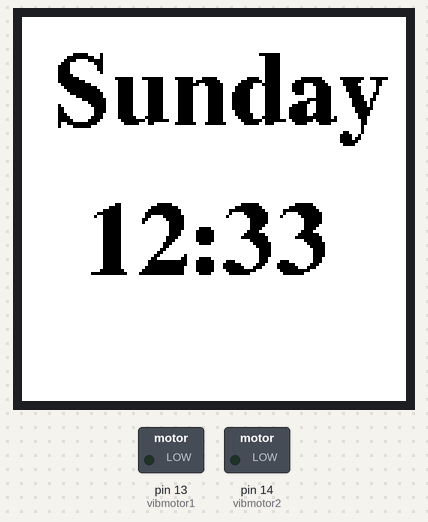
Bench run of a sketch on a simulated Arduino Uno, built with avr-gcc and run on an emulated ATmega328P. Parts: 128×128 colour display, switched loads named in the sketch (green lamp = pin HIGH).

Above: at 0.2 s.
At 60.1 s:
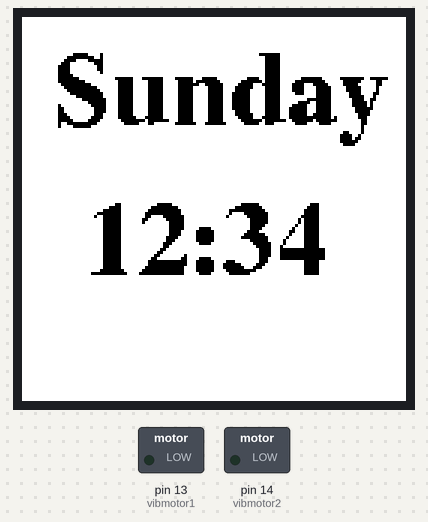
At 120.1 s:
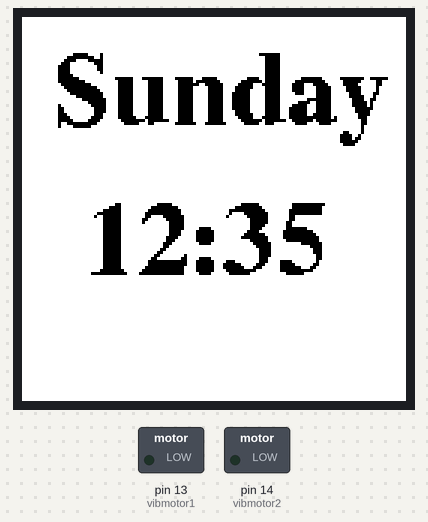
At 121.1 s:
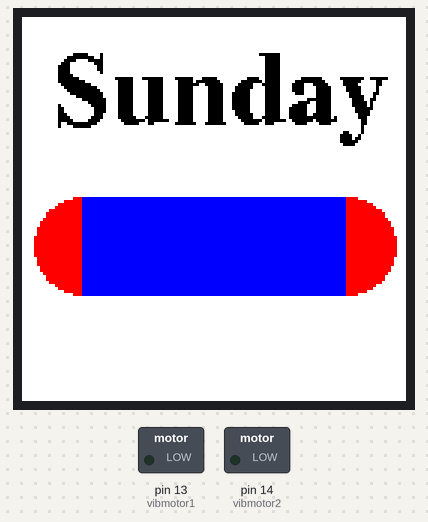

Measured:
- what the display in image 1 shows lasts 1.0 s, from 60.0 s to 61.0 s

The sketch:

PillDispenser_TFT_LCD.ino
```cpp
//Libraries
#include <Adafruit_GFX.h>    // Core graphics library
#include <Adafruit_ST7735.h>
#include <Fonts/FreeSerifBold18pt7b.h>
#include <SPI.h>

unsigned long timeNow = 0;
unsigned long timeLast = 0;

int startingHour = 12;

int seconds = 0;
int minutes = 33;
int hours = startingHour;
int days = 0;

int dailyErrorFast = 0;
int dailyErrorBehind = 0;
int correctedToday = 1;

#define TFT_CS         15
#define TFT_RST        12
#define TFT_DC         16 //RS
#define TFT_MOSI 4  // Data out /SDA
#define TFT_SCLK 5  // Clock out /SCL

int vibmotor1 = 13;
int vibmotor2 = 14;


Adafruit_ST7735 tft = Adafruit_ST7735(TFT_CS, TFT_DC, TFT_MOSI, TFT_SCLK, TFT_RST);

void setup() {
  Serial.begin(9600);
  tft.initR(INITR_144GREENTAB); //initalize TFT ST7735 1.44"
  tft.fillScreen(ST77XX_WHITE);
  pinMode(vibmotor1, OUTPUT);
  pinMode(vibmotor2, OUTPUT);
  printtime();

}

void loop() {
  /*
  digitalWrite(vibmotor1, HIGH);
  delay(1000);
  digitalWrite(vibmotor1, LOW);
  delay(1000);
  digitalWrite(vibmotor2, HIGH);
  delay(1000);
    digitalWrite(vibmotor2, LOW);
  delay(1000);
  */
  tracktime();
  if(seconds == 0){
    printtime();
  }
  alarm(12, 34);
}

void pill(){

  tft.fillCircle(20,76,16,ST7735_RED);
  tft.fillCircle(108,76,16,ST7735_RED);

  //tft.fillCircle(x,y,w,l,color);
  tft.fillRect(20,60,88,33,ST7735_BLUE);

}

void printtime(){
  tft.setTextWrap(false);
  tft.setRotation(1);
  tft.fillRect(0,50,128,45,ST7735_WHITE);
  tft.setCursor(20, 85);
  tft.setTextColor(ST7735_BLACK, ST7735_WHITE);
  tft.setFont(&FreeSerifBold18pt7b);
  tft.print(hours);
  tft.print(":");
  tft.print(minutes);
  tft.setCursor(10, 35);
  if(days % 7 == 0){
    tft.print("Sunday");
  }
  if(days % 7 == 1){
    tft.print("Monday");
  }
  if(days % 7 == 2){
    tft.print("Tuesday");
  }
  if(days % 7 == 3){
    tft.print("Wednesday");
  }
  if(days % 7 == 4){
    tft.print("Thursday");
  }
  if(days % 7 == 5){
    tft.print("Friday");
  }
  if(days % 7 == 6){
    tft.print("Saturday");
  }


}
void tracktime(){
  timeNow = millis()/1000;
  seconds = timeNow - timeLast;
  if(seconds == 60){
    timeLast = timeNow;
    minutes = minutes +1;
  }
  if(minutes == 60){
    minutes = 0;
    hours = hours +1;
  }
  if(hours == 24){
    hours = 0;
    days = days + 1;
    tft.fillScreen(ST7735_WHITE);
  }
  if(hours == (24 - startingHour) && correctedToday == 0){
    delay(dailyErrorFast*1000);
    seconds = seconds + dailyErrorBehind;
    correctedToday = 1;
  }
}

void alarm(int h, int m){
  if(hours == h && (minutes == m || minutes == m + 1 || minutes == m + 2)){
    if(seconds == 1){
      tft.fillRect(0,50,128,45,ST7735_WHITE);
      pill();
    }
  }
}
```
